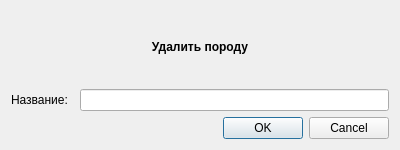
<?xml version="1.0" encoding="UTF-8"?>
<ui version="4.0">
 <class>DeleteBreedDialog</class>
 <widget class="QDialog" name="DeleteBreedDialog">
  <property name="geometry">
   <rect>
    <x>0</x>
    <y>0</y>
    <width>400</width>
    <height>150</height>
   </rect>
  </property>
  <property name="windowTitle">
   <string>Dialog</string>
  </property>
  <layout class="QGridLayout" name="gridLayout">
   <item row="1" column="0">
    <widget class="QLabel" name="label_2">
     <property name="text">
      <string>Название:</string>
     </property>
    </widget>
   </item>
   <item row="1" column="2">
    <widget class="QLineEdit" name="deleteBreedLineEdit"/>
   </item>
   <item row="2" column="0" colspan="3">
    <widget class="QDialogButtonBox" name="buttonBox">
     <property name="orientation">
      <enum>Qt::Horizontal</enum>
     </property>
     <property name="standardButtons">
      <set>QDialogButtonBox::Cancel|QDialogButtonBox::Ok</set>
     </property>
    </widget>
   </item>
   <item row="0" column="0" colspan="3">
    <widget class="QLabel" name="label">
     <property name="font">
      <font>
       <weight>75</weight>
       <bold>true</bold>
      </font>
     </property>
     <property name="text">
      <string>Удалить породу</string>
     </property>
     <property name="alignment">
      <set>Qt::AlignCenter</set>
     </property>
    </widget>
   </item>
  </layout>
 </widget>
 <resources/>
 <connections>
  <connection>
   <sender>buttonBox</sender>
   <signal>accepted()</signal>
   <receiver>DeleteBreedDialog</receiver>
   <slot>accept()</slot>
   <hints>
    <hint type="sourcelabel">
     <x>248</x>
     <y>254</y>
    </hint>
    <hint type="destinationlabel">
     <x>157</x>
     <y>274</y>
    </hint>
   </hints>
  </connection>
  <connection>
   <sender>buttonBox</sender>
   <signal>rejected()</signal>
   <receiver>DeleteBreedDialog</receiver>
   <slot>reject()</slot>
   <hints>
    <hint type="sourcelabel">
     <x>316</x>
     <y>260</y>
    </hint>
    <hint type="destinationlabel">
     <x>286</x>
     <y>274</y>
    </hint>
   </hints>
  </connection>
 </connections>
</ui>
